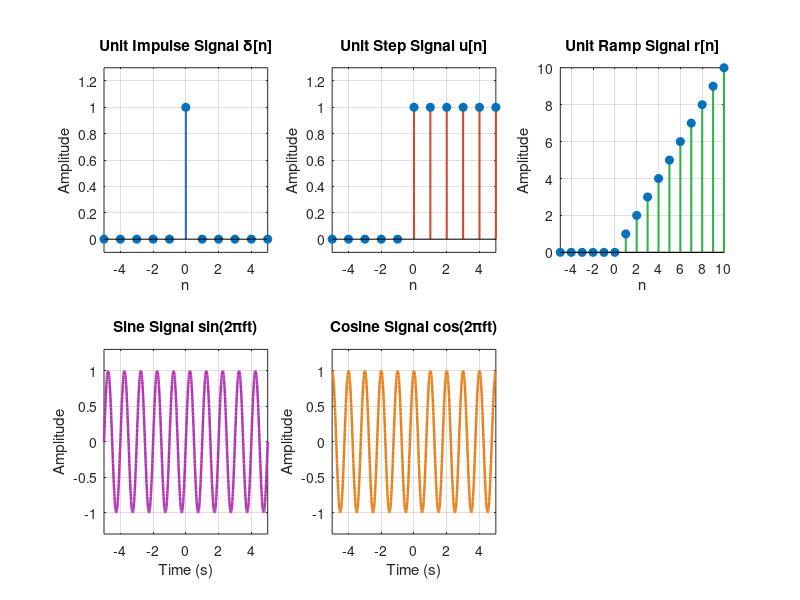

The MATLAB script that drew this image: (Note: this script raises an error after producing the figure.)
function plotSignalWaveforms()
    %plotSignalWaveforms Plot fundamental signal waveforms
    %   Generates and displays plots for five standard signals:
    %   Unit Impulse, Unit Step, Unit Ramp, Sine, and Cosine.

    % Copyright 2026 The MathWorks, Inc.

    t = -5:0.01:5;          % continuous-time axis
    n = -10:10;             % discrete-time axis for impulse/step/ramp

    figure('Name', 'Signal Waveforms', 'NumberTitle', 'off', ...
           'Position', [100 100 1200 700]);

    % --- 1. Unit Impulse ---
    subplot(2, 3, 1);
    impulse = double(n == 0);
    stem(n, impulse, 'filled', 'LineWidth', 1.5, 'Color', [0.2 0.4 0.8]);
    title('Unit Impulse Signal \delta[n]');
    xlabel('n');
    ylabel('Amplitude');
    xlim([-5 5]);
    ylim([-0.1 1.3]);
    grid on;

    % --- 2. Unit Step ---
    subplot(2, 3, 2);
    step_sig = double(n >= 0);
    stem(n, step_sig, 'filled', 'LineWidth', 1.5, 'Color', [0.8 0.3 0.2]);
    title('Unit Step Signal u[n]');
    xlabel('n');
    ylabel('Amplitude');
    xlim([-5 5]);
    ylim([-0.1 1.3]);
    grid on;

    % --- 3. Unit Ramp ---
    subplot(2, 3, 3);
    ramp = max(n, 0);
    stem(n, ramp, 'filled', 'LineWidth', 1.5, 'Color', [0.2 0.7 0.3]);
    title('Unit Ramp Signal r[n]');
    xlabel('n');
    ylabel('Amplitude');
    xlim([-5 10]);
    grid on;

    % --- 4. Sine ---
    subplot(2, 3, 4);
    f = 1;                  % 1 Hz
    sine_sig = sin(2 * pi * f * t);
    plot(t, sine_sig, 'LineWidth', 1.8, 'Color', [0.7 0.2 0.7]);
    title('Sine Signal sin(2\pift)');
    xlabel('Time (s)');
    ylabel('Amplitude');
    xlim([-5 5]);
    ylim([-1.3 1.3]);
    grid on;

    % --- 5. Cosine ---
    subplot(2, 3, 5);
    cosine_sig = cos(2 * pi * f * t);
    plot(t, cosine_sig, 'LineWidth', 1.8, 'Color', [0.9 0.5 0.1]);
    title('Cosine Signal cos(2\pift)');
    xlabel('Time (s)');
    ylabel('Amplitude');
    xlim([-5 5]);
    ylim([-1.3 1.3]);
    grid on;

    sgtitle('Fundamental Signal Waveforms', 'FontSize', 14, 'FontWeight', 'bold');
end
